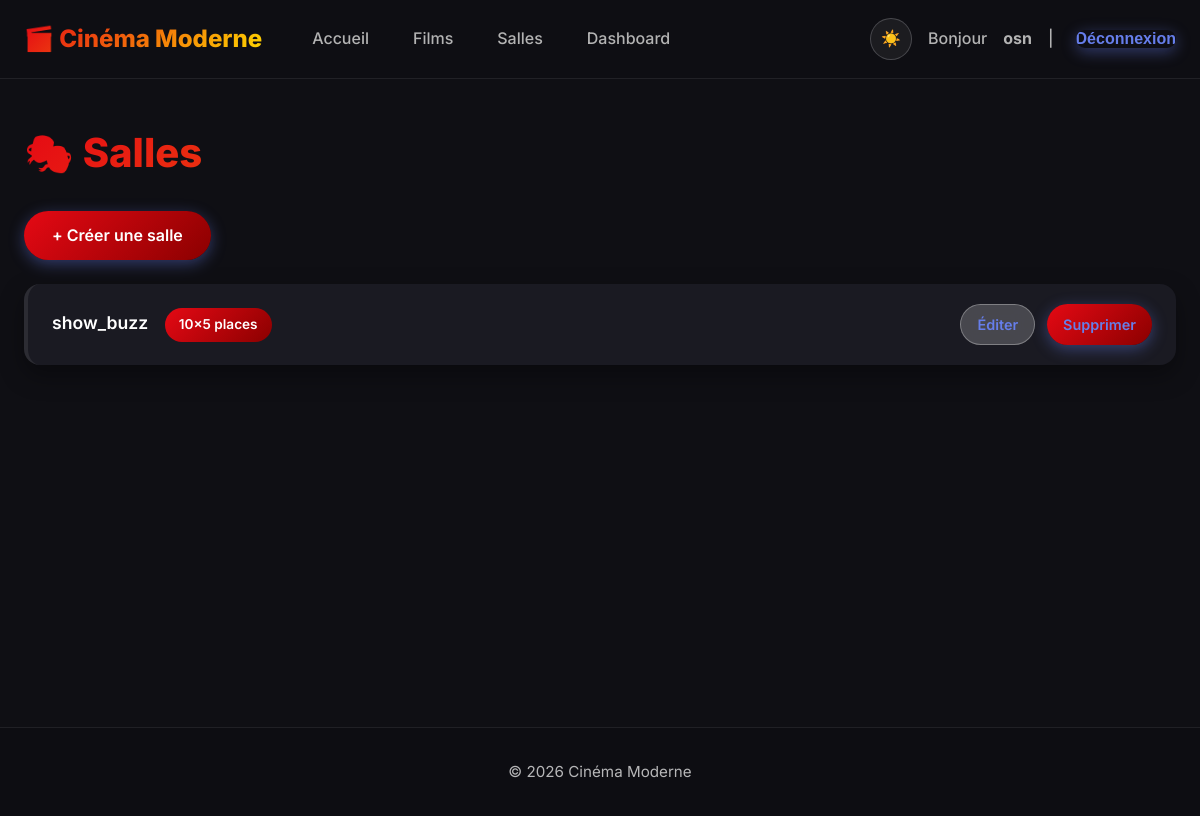
Page /salles/ (signed in) on the earlier database version.
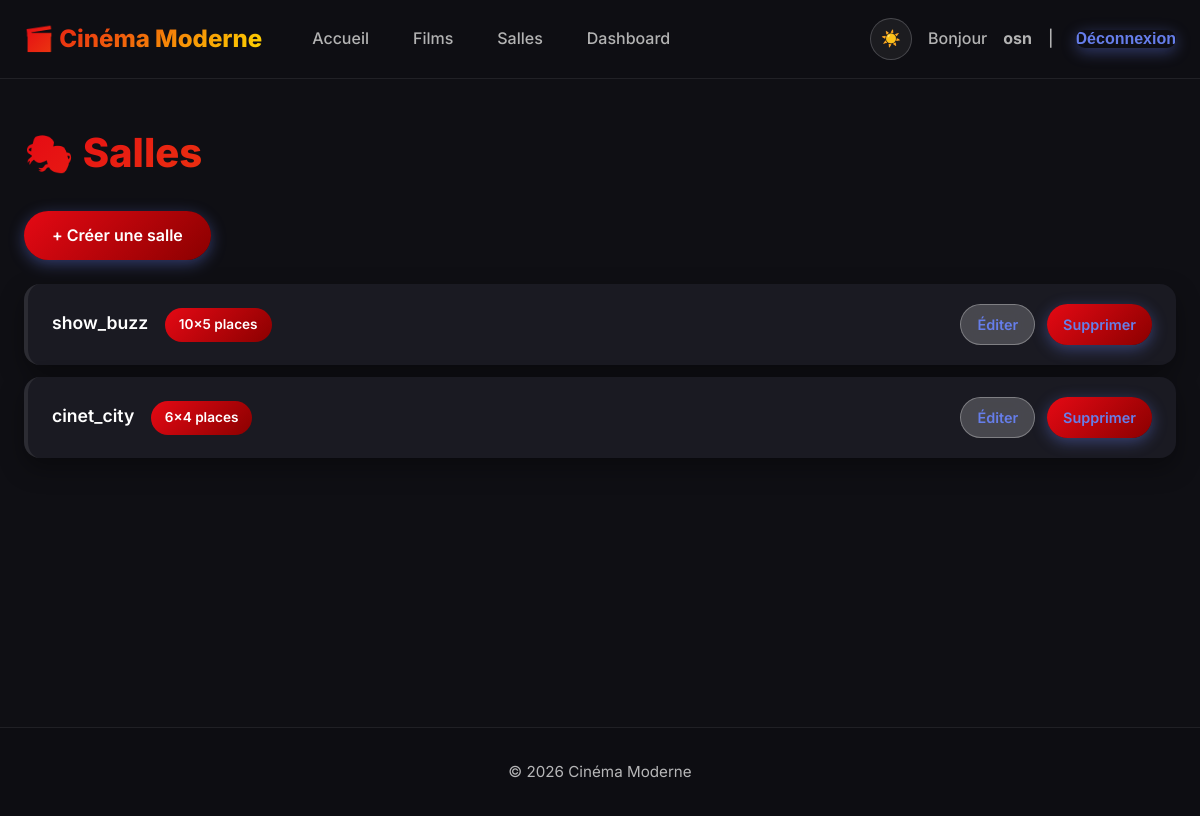
Same page on the later database version.
### cinema/models.py (models this page shows, shortened)
class Salle(models.Model):
    nom = models.CharField(max_length=100)
    nombre_rangees = models.PositiveIntegerField()
    nombre_places_par_rangee = models.PositiveIntegerField()

### cinema/views.py (the view)
# urls.py: path('salles/', views.salle_list, name='salle_list'),
@user_passes_test(lambda u: u.is_staff)
def salle_list(request):
    salles = Salle.objects.all()
    return render(request, 'cinema/salles_list.html', {'salles': salles})

### cinema/templates/cinema/salles_list.html
{% extends 'cinema/base.html' %}
{% block content %}
  <h2 class="page-title">🎭 Salles</h2>
  <div style="margin-bottom: 24px;">
    <a href="{% url 'cinema:salle_create' %}" class="btn">+ Créer une salle</a>
  </div>
  <ul class="modern-list">
    {% for s in salles %}
      <li>
        <div>
          <span style="font-weight: 600; font-size: 1.1rem;">{{ s.nom }}</span>
          <span class="badge badge-primary" style="margin-left: 12px;">{{ s.nombre_rangees }}x{{ s.nombre_places_par_rangee }} places</span>
        </div>
        <div style="display: flex; gap: 12px;">
          <a href="{% url 'cinema:salle_edit' s.id %}" class="btn btn-secondary" style="padding: 8px 16px; font-size: 0.9rem;">Éditer</a>
          <a href="{% url 'cinema:salle_delete' s.id %}" class="btn danger" style="padding: 8px 16px; font-size: 0.9rem;">Supprimer</a>
        </div>
      </li>
    {% empty %}
      <li style="justify-content: center; color: var(--text-secondary);">Aucune salle disponible.</li>
    {% endfor %}
  </ul>
{% endblock %}

Differences in the rows shown:
added Salle: nom "cinet_city", nombre_rangees "6", nombre_places_par_rangee "4"
